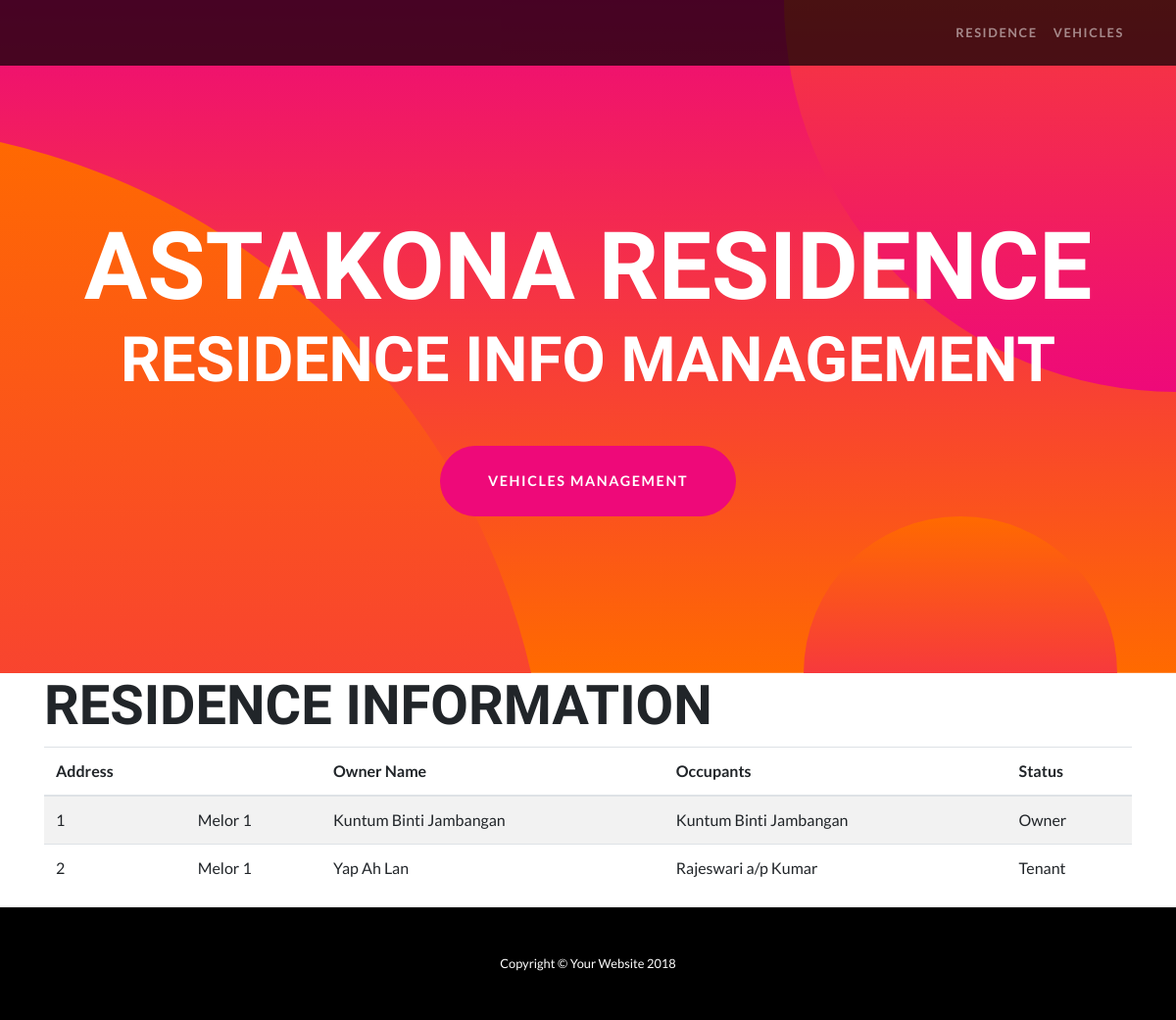
Page /astakona_v1/index.php on the committed database.
### tables this page shows
CREATE TABLE `maklumat_rumah` (
  `no_rumah` varchar(50) NOT NULL,
  `nama_jalan` varchar(50) NOT NULL,
  `nama_pemilik` varchar(50) NOT NULL,
  `nama_penghuni` varchar(50) NOT NULL,
  `status_rumah` varchar(10) NOT NULL
);

### astakona_v1/index.php (the view, shortened to what this page needs)
<?php
include ('config.php');
?>
<!DOCTYPE html>
<html lang="en">
  <head>
    <link href="vendor/bootstrap/css/bootstrap.min.css" rel="stylesheet">
    <link href="css/one-page-wonder.min.css" rel="stylesheet">
  </head>
  <body>
    <nav class="navbar navbar-expand-lg navbar-dark navbar-custom fixed-top">
      <div class="container">
        <div class="collapse navbar-collapse" id="navbarResponsive">
          <ul class="navbar-nav ml-auto">
            <li class="nav-item">
              <a class="nav-link" href="index.php">Residence</a>
            </li>
            <li class="nav-item">
              <a class="nav-link" href="kenderaan.php">Vehicles</a>
            </li>
          </ul>
        </div>
      </div>
    </nav>
    <header class="masthead text-center text-white">
      <div class="masthead-content">
        <div class="container">
          <h1 class="masthead-heading mb-0">ASTAKONA RESIDENCE</h1>
          <h2 class="masthead-subheading mb-0">RESIDENCE INFO MANAGEMENT</h2>
          <a href="kenderaan.php" class="btn btn-primary btn-xl rounded-pill mt-5">Vehicles Management</a>
        </div>
      </div>
      <div class="bg-circle-1 bg-circle"></div>
      <div class="bg-circle-2 bg-circle"></div>
      <div class="bg-circle-3 bg-circle"></div>
    </header>
    <section>
      <div class="container">
              <h2 class="display-4">RESIDENCE INFORMATION</h2>
        <table class="table table-striped">
        <thead>
            <tr>
                <th>Address</th>
                <th></th>
                <th>Owner Name</th>
				<th>Occupants</th>
				<th>Status</th>
            </tr>
        </thead>
        <tbody>
            <?php
            $sql = "SELECT * FROM maklumat_rumah";
            $result = mysqli_query($conn, $sql);
            if (mysqli_num_rows($result) > 0) {
                while($row = mysqli_fetch_assoc($result)) {
                echo "</tr><td>" . $row["no_rumah"]. "</td><td>" . $row["nama_jalan"]. "</td><td> " . $row["nama_pemilik"]. "</td><td> " . $row["nama_penghuni"]. "</td><td> " . $row["status_rumah"];
                }
            } else {
            echo "0 results";
            }
            ?>
     </tbody>
    </table>
        </div>
    </section>
    <footer class="py-5 bg-black">
      <div class="container">
        <p class="m-0 text-center text-white small">Copyright &copy; Your Website 2018</p>
      </div>
    </footer>
  </body>
</html>

### rows in the picture
maklumat_rumah: no_rumah "1", nama_jalan "Melor 1", nama_pemilik "Kuntum Binti Jambangan", nama_penghuni "Kuntum Binti Jambangan", status_rumah "Owner"
maklumat_rumah: no_rumah "2", nama_jalan "Melor 1", nama_pemilik "Yap Ah Lan", nama_penghuni "Rajeswari a/p Kumar", status_rumah "Tenant"
